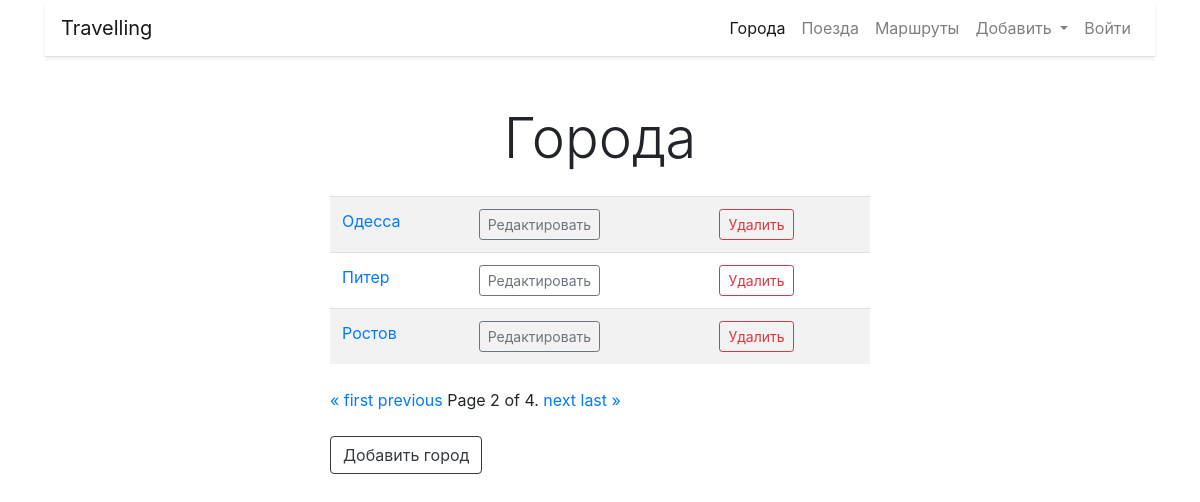
The app's page /cities/?page=2 with its own data.
### cities/models.py (models this page shows, shortened)
class City(models.Model):
    name = models.CharField(max_length=100, unique=True, verbose_name='Город')
    class Meta:
        verbose_name = 'Город'
        verbose_name_plural = 'Города'
        ordering = ['name']

### cities/views.py (the view)
# urls.py: path('', home, name='home'),
def home(request):
    cities = City.objects.all()
    paginator = Paginator(cities, 3)
    page_number = request.GET.get('page')
    page_obj = paginator.get_page(page_number)
    return render(request, 'cities/home.html', {"object_list": page_obj})

### templates/cities/home.html (shortened to what this page needs)
{% extends 'base.html' %}
{% block content %}
    <div class="display-4 text-center my-4">Города</div>
    <div class="row">
        <div class="col-md-6 mx-auto">
            <table class="table table-striped ">
                <tbody>
                {% for object in object_list %}
                    <tr>
                        <td><a href="{% url 'city:detail' pk=object.pk %}">{{ object.name }}</a></td>
                        <td><a href="{% url 'city:update' pk=object.pk %}" class="btn btn-outline-secondary btn-sm">Редактировать</a>
                        </td>
                        <td><a href="{% url 'city:delete' pk=object.pk %}"
                               class="btn btn-outline-danger btn-sm">Удалить</a>
                        </td>
                    </tr>
                {% endfor %}
                </tbody>
            </table>
            <div class="pagination my-4">
                <span class="step-links">
                    {% if object_list.has_previous %}
                        <a href="?page=1">&laquo; first</a>
                        <a href="?page={{ object_list.previous_page_number }}">previous</a>
                    {% endif %}
                    <span class="current">
                        Page {{ object_list.number }} of {{ object_list.paginator.num_pages }}.
                    </span>
                    {% if object_list.has_next %}
                        <a href="?page={{ object_list.next_page_number }}">next</a>
                        <a href="?page={{ object_list.paginator.num_pages }}">last &raquo;</a>
                    {% endif %}
                </span>
            </div>
        </div>
    </div>
    <div class="row">
        <div class="col-md-6 mx-auto">
            <a class="btn  btn-outline-dark" href="{% url 'city:add' %}">Добавить город</a>
        </div>
    </div>
{% endblock %}

### records on screen
City: name "Одесса"
City: name "Питер"
City: name "Ростов"

### other values on screen
{{ object_list.number }} "2"
{{ object_list.paginator.num_pages }} "4"
